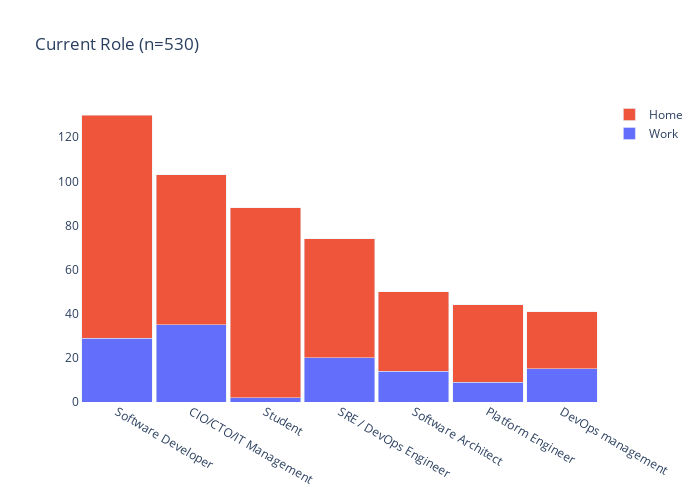

This figure's notebook cell:
### Code cell
#
# Question 8 - 'What is your current role?'
#

# Anything interesting in Other ?

# value_counts = work_df['Q8Other'].value_counts()
# print (value_counts)

# value_counts = home_df['Q8Other'].value_counts()
# print (value_counts)

h_roles = home_df['Q8'].value_counts()
w_roles = work_df['Q8'].value_counts()

double_bar_chart("Current Role", 
                 "Work", work_df['Q8'].value_counts()[lambda x: x > 0], 
                 "Home", home_df['Q8'].value_counts()[lambda x: x > 0])

### Figure 1 — Plotly figure (JSON) as saved in the notebook; plotly's stock layout.template omitted (floating-point values rounded to 4 significant figures)
{"data": [{"name": "Work", "type": "bar", "x": ["CIO/CTO/IT Management", "Software Developer", "SRE / DevOps Engineer", "DevOps management", "Software Architect", "Platform Engineer", "Student"], "y": [35, 29, 20, 15, 14, 9, 2]}, {"name": "Home", "type": "bar", "x": ["Software Developer", "Student", "CIO/CTO/IT Management", "SRE / DevOps Engineer", "Software Architect", "Platform Engineer", "DevOps management"], "y": [101, 86, 68, 54, 36, 35, 26]}], "layout": {"bargap": 0.05, "barmode": "stack", "height": 500, "plot_bgcolor": "#FFFFFF", "showlegend": true, "title": {"text": "Current Role (n=530)"}, "width": 700, "xaxis": {"autorange": true, "categoryorder": "total descending", "range": [-0.5, 6.5], "type": "category"}, "yaxis": {"autorange": true, "range": [0, 136.8], "type": "linear"}}}
